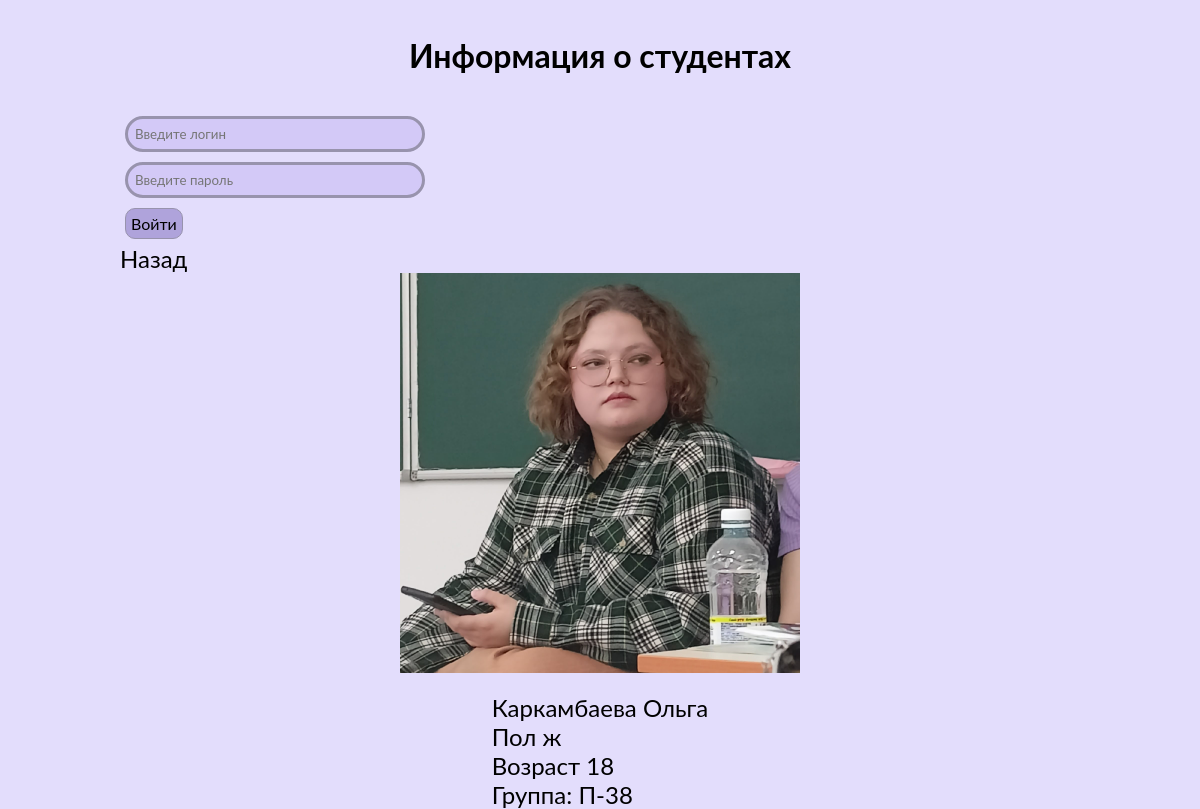
Page /?option=details&id=3 on the committed database.
### tables this page shows
CREATE TABLE `students` (
  `id_student` int(11) NOT NULL,
  `s_fname` varchar(50) NOT NULL,
  `s_lname` varchar(50) NOT NULL,
  `login` varchar(30) NOT NULL,
  `pass` varchar(256) NOT NULL,
  `gender` enum('м','ж') NOT NULL,
  `id_group` int(11) NOT NULL,
  `s_age` int(11) DEFAULT NULL,
  `path` varchar(255) NOT NULL
);

CREATE TABLE `groups` (
  `id_group` int(11) NOT NULL,
  `group_name` varchar(10) NOT NULL
);

### api/core.php (called while the page is built, shortened)
<?php
abstract class ACore {
    public function __construct() {
        $this -> connect = new mysqli(HOST, USER, PASS, DB);
    }
    public function get_body() {
        include("templates/index.php");
    }
    public function formatstr($str) {
        $str = trim($str);
        $str = stripslashes($str);
        $str = htmlspecialchars($str);
        return $str;
    }
}

### api/modules/mod_details.php (the view)
<?php
$result = $this -> connect -> prepare("SELECT * FROM `students`, `groups` WHERE students.id_group = groups.id_group AND id_student = ?");
$result -> bind_param("i", $id);
$result -> execute();
$rows = $result -> get_result();
echo "<a href='./'>Назад</a>";
if (!$result) {
    echo "<p>Данных нет</p>";
} else {
    $row = $rows -> fetch_assoc();
    echo "<div class='details'>
        <img class='details__img' src='$row[path]' alt=''>
        <div>
            <p>$row[s_lname] $row[s_fname]</p>
            <p>Пол $row[gender]</p>
            <p>Возраст $row[s_age]</p>
            <p>Группа: $row[group_name]</p>
        </div>
    </div>";
}
?>

### styles/style.css (style rules this page uses)
* { font-family: 'Lato', sans-serif; margin: 0; padding: 0; box-sizing: border-box; }
a { text-decoration: none; color: inherit; display: inline-block; }
p { margin: 0; padding: 0; }
body { background-color: #e3ddfc; }
.details { display: flex; flex-direction: column; align-items: center; justify-content: center; gap: 20px; }
.details__img { max-width: 400px; }

### rows in the picture
students: path (picture), s_lname "Каркамбаева", s_fname "Ольга", gender "ж", s_age "18", id_group.group_name "П-38"
